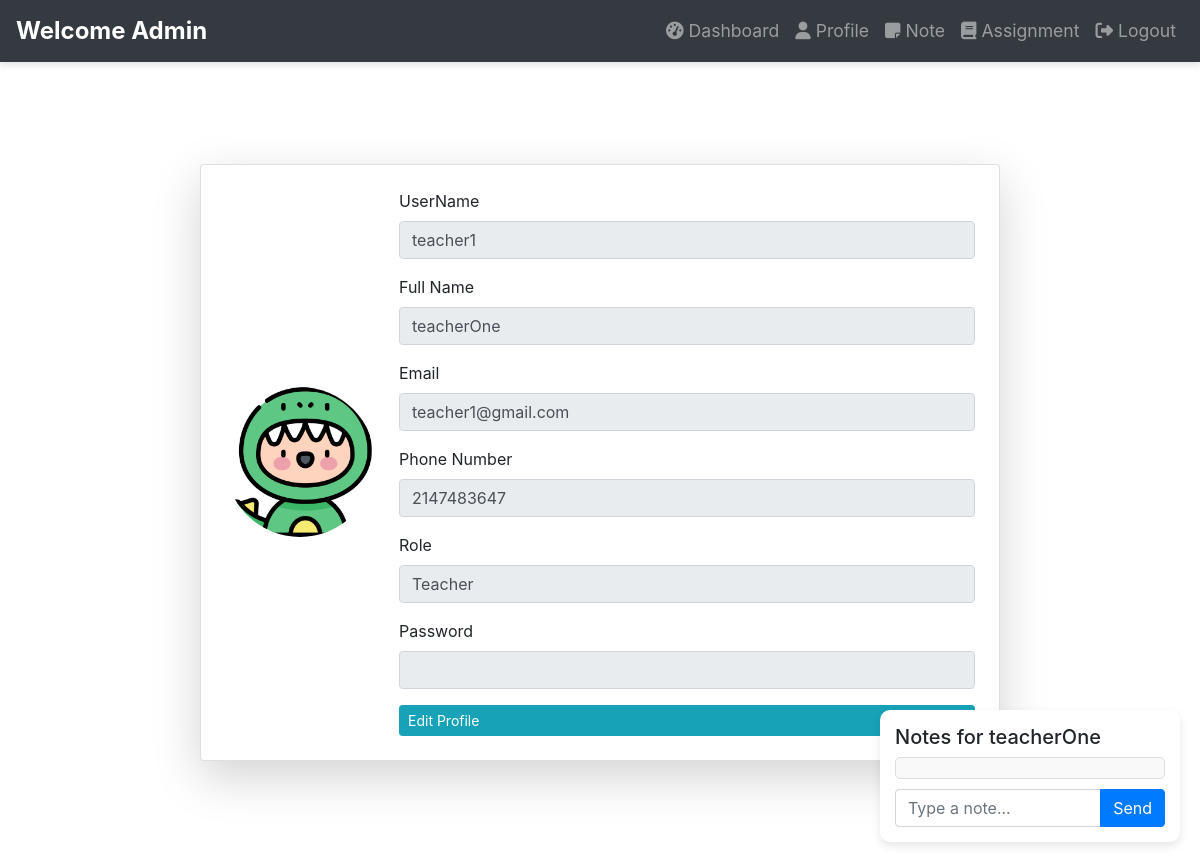
The app's page /public/profile/67e6f2501c130 (signed in) with its own data.
### tables this page shows
CREATE TABLE `users` (
  `id` int(11) NOT NULL,
  `username` varchar(30) NOT NULL,
  `password` text NOT NULL,
  `fullname` varchar(30) NOT NULL,
  `email` varchar(50) NOT NULL,
  `numbers` int(11) NOT NULL,
  `user_id` text NOT NULL,
  `role` varchar(20) NOT NULL,
  `avatar` text NOT NULL
);

### private/controllers/Profile.php (called while the page is built, shortened)
<?php
class Profile extends Controller
{
    function index($id = '')
    {
        $user = new User();
        $id = trim($id) == '' ? Auth::getUser_id() : $id;
        $row = $user->first('user_id', $id);
        $note = new Note();
        $sender = $user->first("user_id", Auth::getUser_id());
        $receiver = $user->first("user_id", $id);
        $query = "SELECT note_id FROM notes WHERE sender = :sender AND receiver = :receiver";
        $note_id = $note->query($query, [':sender' => $sender->username, ':receiver' => $receiver->username]);
        if ($note_id) {
            $myrow = $note->first('note_id', $note_id[0]->note_id);
        } else {
            $myrow = [];
        }
        $data['row'] = $row;
        $data['notes'] = $myrow;
        $this->view('profile', $data);
    }
}

### private/core/app.php (called while the page is built, shortened)
<?php
class App
{
    protected $method = 'index';
    public function __construct()
    {
        $URL = $this->parseUrl();
        if (file_exists("../private/controllers/" . $URL[0] . ".php")) {
            unset($URL[0]);
        }
        $this->controller = new $this->controller();
        $URL = array_values($URL);
        $this->params = $URL;
        call_user_func_array([$this->controller, $this->method], $this->params);
    }
    private function parseUrl()
    {
        $url = isset($_GET['url']) ? $_GET['url'] : 'home';
        return explode('/', filter_var(trim($url, '/'), FILTER_SANITIZE_URL));
    }
}

### public/index.php (called while the page is built, shortened)
<?php
$app = new App();

### private/core/database.php (called while the page is built)
<?php
class Database
{
    private function connect()
    {
        $string = DB_TYPE . ":host=" . DB_HOST . ";dbname=" . DB_NAME;
        if (!$con = new PDO($string, DB_USER, DB_PASS)) {
            die("Failed to connect to database");
        }
        return $con;
    }
    public function query($query, $data = array(), $data_type = "object")
    {
        $con = $this->connect();
        $stmt = $con->prepare($query);
        if ($stmt) {
            $check = $stmt->execute($data);
            if ($check) {
                if ($data_type == 'object') {
                    $data = $stmt->fetchAll(PDO::FETCH_OBJ);
                } else {
                    $data = $stmt->fetchAll(PDO::FETCH_ASSOC);
                }
                if (is_array($data) && count($data) > 0) {
                    return $data;
                }
            }
        }
        return false;
    }
}

### private/core/model.php (called while the page is built, shortened)
<?php
class Model extends Database
{
    public function __construct()
    {
        $this->table = $this->table ?? strtolower(static::class) . 's';
    }
    protected function get_primary_key($table)
    {
        $query = "SHOW KEYS from $table WHERE Key_name = 'PRIMARY' ";
        $db = new Database();
        $data = $db->query($query);
        if (!empty($data[0])) {
            return $data[0]->Column_name;
        }
        return 'id';
    }
    public function first($column, $value, $orderby = 'desc')
    {
        $column = addslashes($column);
        $primary_key = $this->get_primary_key($this->table);
        $query = "select * from $this->table where $column = :value order by $primary_key $orderby";
        $data = $this->query($query, [
            'value' => $value
        ]);
        if (is_array($data)) {
            $data = $data[0];
        }
        return $data;
    }
}

### private/models/Auth.php (called while the page is built, shortened)
<?php
class Auth
{
    public static function user()
    {
        if(isset($_SESSION['USER']))
        {
            return $_SESSION['USER']->username;
        }
        return false;
    }
    public static function __callStatic($method, $params)
    {
        $prop = strtolower(str_replace('get', '', $method));
        if(isset($_SESSION['USER']->$prop))
        {
            return $_SESSION['USER']->$prop;
        }
        return "Unknown property $prop";
    }
    public static function access($role = 'Student')
	{
		$logged_in_role = $_SESSION['USER']->role;
		$ROLE['Administrator'] 	= ['Administrator','Student','Teacher'];
        $ROLE['Teacher'] 		= ['Teacher','Student'];
		$ROLE['Student'] 		= ['Student'];
		if(in_array($role,$ROLE[$logged_in_role]))
		{
			return true;
		}
		return false;
	}
    public static function i_own_content($row)
	{
		$allowed[] = 'admin';
		return false;
	}
}

### private/core/helper.php (called while the page is built, shortened)
<?php
function esc($var)
{
	return htmlspecialchars($var, ENT_QUOTES, 'UTF-8');
}
function get_images($image, $id = "")
{
	$imagePath = dirname(__DIR__, 2) . "/public/assets/uploads/" . $id . "/avatar/" . $image;
	if (!file_exists($imagePath)) {
		$image = ASSETS . "/dinosaur.png";
	} else {
		$image = ASSETS . "/uploads/" . $id . "/avatar/" . $image;
	}
	return $image;
}

### private/views/profile.view.php (the view, shortened to what this page needs)
<?php $this->view('includes/nav'); ?>
</head>
<body>
  <div class="container d-flex justify-content-center align-items-center" style="height: 100vh; flex-direction: column;">
    <div class="card p-4 d-flex flex-row align-items-center shadow-lg" style="max-width: 800px; width: 100%;">
      <?php if ($row): ?>
        <?php $image = get_images($row->avatar, $row->user_id); ?>
        <div class="avatar-section pr-4">
          <img id="avatar" src="<?= esc($image) ?>" alt="User Avatar" class="rounded-circle" style="width: 150px; height: 150px; object-fit: cover;">
        </div>
        <div class="info-section w-100">
          <div class="form-group">
            <label>UserName</label>
            <input type="text" class="form-control" value="<?= esc($row->username) ?>" name='username' disabled>
          </div>
          <div class="form-group">
            <label>Full Name</label>
            <input type="text" class="form-control" value="<?= esc($row->fullname) ?>" name='fullname' disabled>
          </div>
          <div class="form-group">
            <label>Email</label>
            <input type="email" class="form-control" id="email" value="<?= esc($row->email) ?>" name='email' disabled>
          </div>
          <div class="form-group">
            <label>Phone Number</label>
            <input type="tel" class="form-control" id="phone" value="<?= esc($row->numbers) ?>" name='numbers' disabled>
          </div>
          <div class="form-group">
            <label>Role</label>
            <input type="text" class="form-control" value="<?= esc($row->role) ?>" name='role' disabled>
          </div>
          <div class="form-group">
            <label>Password</label>
            <input type="password" class="form-control" name='password' disabled>
          </div>
          <?php if (Auth::access('Administrator') || Auth::access('Teacher') || Auth::i_own_content($row)): ?>
            <a class="btn btn-info btn-sm d-flex align-items-center" href="<?= ROOT ?>/profile/edit/<?= $row->user_id ?>">
              <span>Edit Profile</span>
            </a>
          <?php endif; ?>
        </div>
      <?php else: ?>
        <h4>Profile not found</h4>
      <?php endif; ?>
    </div>
    <?php if (!Auth::i_own_content($row)): ?>
      <div class="chatbox">
        <h5>Notes for <?= esc($row->fullname) ?></h5>
        <div class="chat-messages" id="chatMessages">
        </div>
        <div class="input-group">
          <input type="text" class="form-control" id="chatInput" placeholder="Type a note...">
          <div class="input-group-append">
            <button class="btn btn-primary" id="sendMessage">Send</button>
          </div>
        </div>
      </div>
    <?php endif; ?>
  </div>

### private/views/includes/nav.view.php (shortened to what this page needs)
</head>
<body>
  <nav class="navbar navbar-expand-lg navbar-dark bg-dark">
    <a class="navbar-brand" href="<?=ROOT?>/home">Welcome <?=ucfirst(Auth::user())?> </a>
    <div class="collapse navbar-collapse" id="navbarNav">
      <ul class="navbar-nav ml-auto">
        <li class="nav-item">
          <a class="nav-link" href="<?=ROOT?>/home"><i class="fas fa-tachometer-alt"></i> Dashboard</a>
        </li>
        <li class="nav-item">
          <a class="nav-link" href="<?=ROOT?>/profile/<?=Auth::getUser_id()?>/"><i class="fas fa-user"></i> Profile</a>
        </li>
        <li class="nav-item">
          <a class="nav-link" href="<?=ROOT?>/notes"><i class="fas fa-note-sticky" ></i> Note</a>
        </li>
        <li class="nav-item">
          <a class="nav-link" href="<?=ROOT?>/assignments"><i class="fas fa-book"></i> Assignment</a>
        </li>
        <li class="nav-item">
          <a class="nav-link" href="<?=ROOT?>/logout"><i class="fas fa-sign-out-alt"></i> Logout</a>
        </li>
      </ul>
    </div>
  </nav>

### private/views/includes/nav.view.php (style rules this page uses)
.navbar { box-shadow: 0 4px 6px rgba(0, 0, 0, 0.1); }
.navbar-brand { font-weight: bold; font-size: 1.5rem; }
.nav-link { font-size: 1.1rem; transition: color 0.3s ease-in-out; }

### private/views/profile.view.php (style rules this page uses)
.chatbox { position: fixed; bottom: 20px; right: 20px; width: 300px; padding: 15px; border-radius: 10px; box-shadow: 0 4px 10px rgba(0, 0, 0, 0.1); background: white; }
.chat-messages { max-height: 200px; overflow-y: auto; margin-bottom: 10px; padding: 10px; border: 1px solid #ddd; border-radius: 5px; background: #f9f9f9; }

### records on screen
users: username "Admin"
users: username "teacher1", fullname "teacherOne", email "teacher1@gmail.com", numbers "2147483647", role "Teacher"
